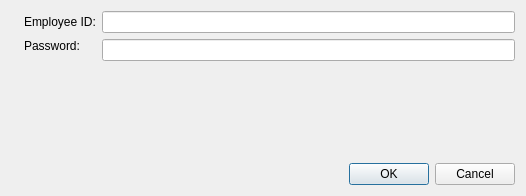
<?xml version="1.0" encoding="UTF-8"?>
<ui version="4.0">
 <class>Login</class>
 <widget class="QDialog" name="Login">
  <property name="geometry">
   <rect>
    <x>0</x>
    <y>0</y>
    <width>526</width>
    <height>196</height>
   </rect>
  </property>
  <property name="windowTitle">
   <string>login</string>
  </property>
  <layout class="QGridLayout" name="gridLayout">
   <item row="0" column="1">
    <widget class="QLabel" name="lbl_UserId">
     <property name="text">
      <string>Employee ID:</string>
     </property>
    </widget>
   </item>
   <item row="1" column="2" alignment="Qt::AlignTop">
    <widget class="QLineEdit" name="line_Password">
     <property name="echoMode">
      <enum>QLineEdit::Password</enum>
     </property>
    </widget>
   </item>
   <item row="1" column="1" alignment="Qt::AlignTop">
    <widget class="QLabel" name="lbl_ID">
     <property name="text">
      <string>Password:</string>
     </property>
    </widget>
   </item>
   <item row="0" column="2">
    <widget class="QLineEdit" name="line_ID">
     <property name="inputMethodHints">
      <set>Qt::ImhPreferNumbers</set>
     </property>
     <property name="echoMode">
      <enum>QLineEdit::Normal</enum>
     </property>
    </widget>
   </item>
   <item row="3" column="1">
    <widget class="QLabel" name="label_Feedback">
     <property name="text">
      <string/>
     </property>
    </widget>
   </item>
   <item row="1" column="0">
    <widget class="QLabel" name="label">
     <property name="text">
      <string/>
     </property>
     <property name="pixmap">
      <pixmap resource="images/images.qrc">:/emoticons/sport-car.png</pixmap>
     </property>
     <property name="scaledContents">
      <bool>true</bool>
     </property>
    </widget>
   </item>
   <item row="2" column="2">
    <spacer name="verticalSpacer">
     <property name="orientation">
      <enum>Qt::Vertical</enum>
     </property>
     <property name="sizeHint" stdset="0">
      <size>
       <width>20</width>
       <height>40</height>
      </size>
     </property>
    </spacer>
   </item>
   <item row="3" column="2" alignment="Qt::AlignTop">
    <widget class="QDialogButtonBox" name="buttonBox">
     <property name="standardButtons">
      <set>QDialogButtonBox::Cancel|QDialogButtonBox::Ok</set>
     </property>
    </widget>
   </item>
  </layout>
 </widget>
 <tabstops>
  <tabstop>line_ID</tabstop>
  <tabstop>line_Password</tabstop>
 </tabstops>
 <resources>
  <include location="images/images.qrc"/>
 </resources>
 <connections/>
</ui>
